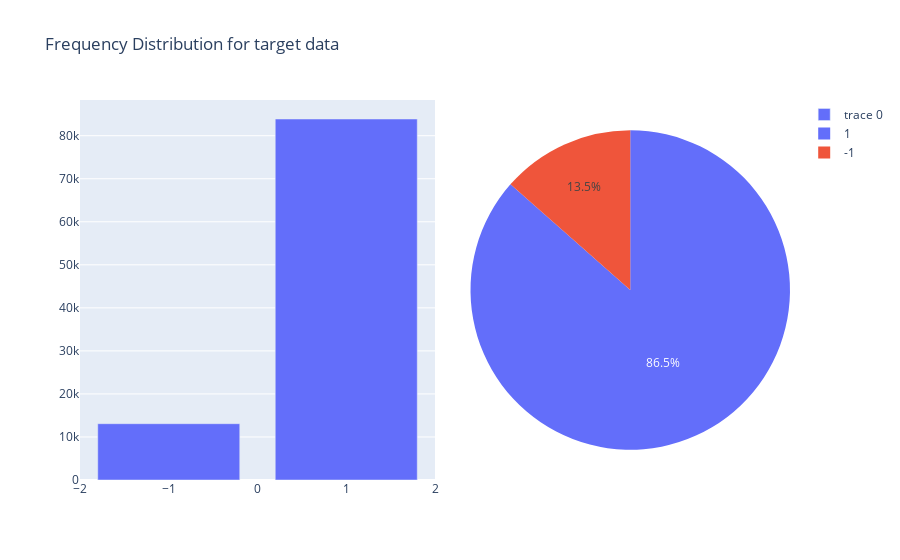
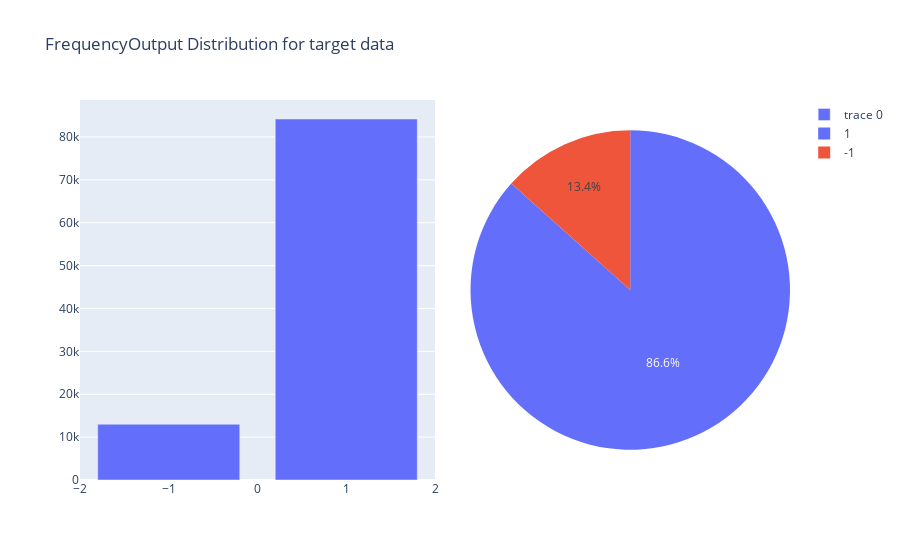
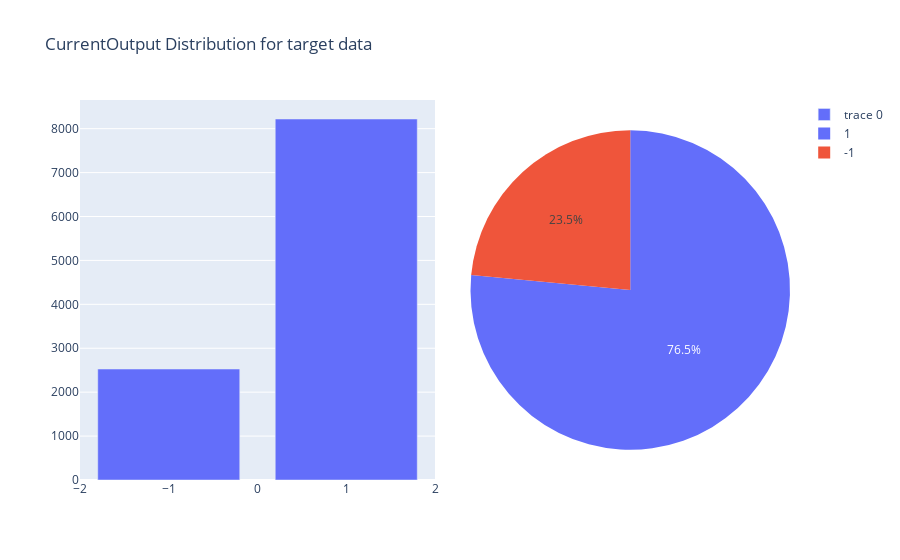
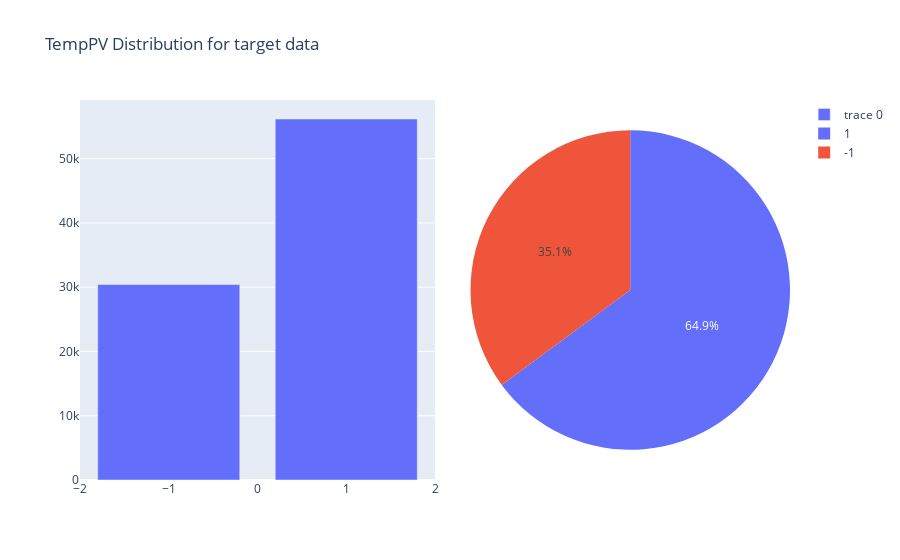

Write notebook code for charts like these, in order.
### Code cell
# 25 percentail 
for col in df_train.columns.tolist():
    temp = df_train[df_train[col] < df_train[col].quantile(0.25)]
    pie_plot(temp, col)

### Figure 1 — Plotly figure (JSON) as saved in the notebook; plotly's stock layout.template omitted (floating-point values rounded to 4 significant figures)
{"data": [{"type": "bar", "x": [1, -1], "y": [83881, 13085]}, {"domain": {"x": [0.55, 1]}, "labels": [1, -1], "type": "pie", "values": [83881, 13085]}], "layout": {"autosize": true, "title": {"text": "Frequency Distribution for target data"}, "xaxis": {"autorange": true, "domain": [0, 0.5], "range": [-2, 2], "type": "linear"}, "yaxis": {"autorange": true, "range": [0, 88300.0], "type": "linear"}}}

### Figure 2 — Plotly figure (JSON) as saved in the notebook; plotly's stock layout.template omitted (floating-point values rounded to 4 significant figures)
{"data": [{"type": "bar", "x": [1, -1], "y": [84188, 13000]}, {"domain": {"x": [0.55, 1]}, "labels": [1, -1], "type": "pie", "values": [84188, 13000]}], "layout": {"autosize": true, "title": {"text": "FrequencyOutput Distribution for target data"}, "xaxis": {"autorange": true, "domain": [0, 0.5], "range": [-2, 2], "type": "linear"}, "yaxis": {"autorange": true, "range": [0, 88620.0], "type": "linear"}}}

### Figure 3 — Plotly figure (JSON) as saved in the notebook; plotly's stock layout.template omitted (floating-point values rounded to 4 significant figures)
{"data": [{"type": "bar", "x": [1, -1], "y": [8220, 2527]}, {"domain": {"x": [0.55, 1]}, "labels": [1, -1], "type": "pie", "values": [8220, 2527]}], "layout": {"autosize": true, "title": {"text": "CurrentOutput Distribution for target data"}, "xaxis": {"autorange": true, "domain": [0, 0.5], "range": [-2, 2], "type": "linear"}, "yaxis": {"autorange": true, "range": [0, 8653.0], "type": "linear"}}}

### Figure 4 — Plotly figure (JSON) as saved in the notebook; plotly's stock layout.template omitted (floating-point values rounded to 4 significant figures)
{"data": [{"type": "bar", "x": [1, -1], "y": [56177, 30410]}, {"domain": {"x": [0.55, 1]}, "labels": [1, -1], "type": "pie", "values": [56177, 30410]}], "layout": {"autosize": true, "title": {"text": "TempPV Distribution for target data"}, "xaxis": {"autorange": true, "domain": [0, 0.5], "range": [-2, 2], "type": "linear"}, "yaxis": {"autorange": true, "range": [0, 59130.0], "type": "linear"}}}
